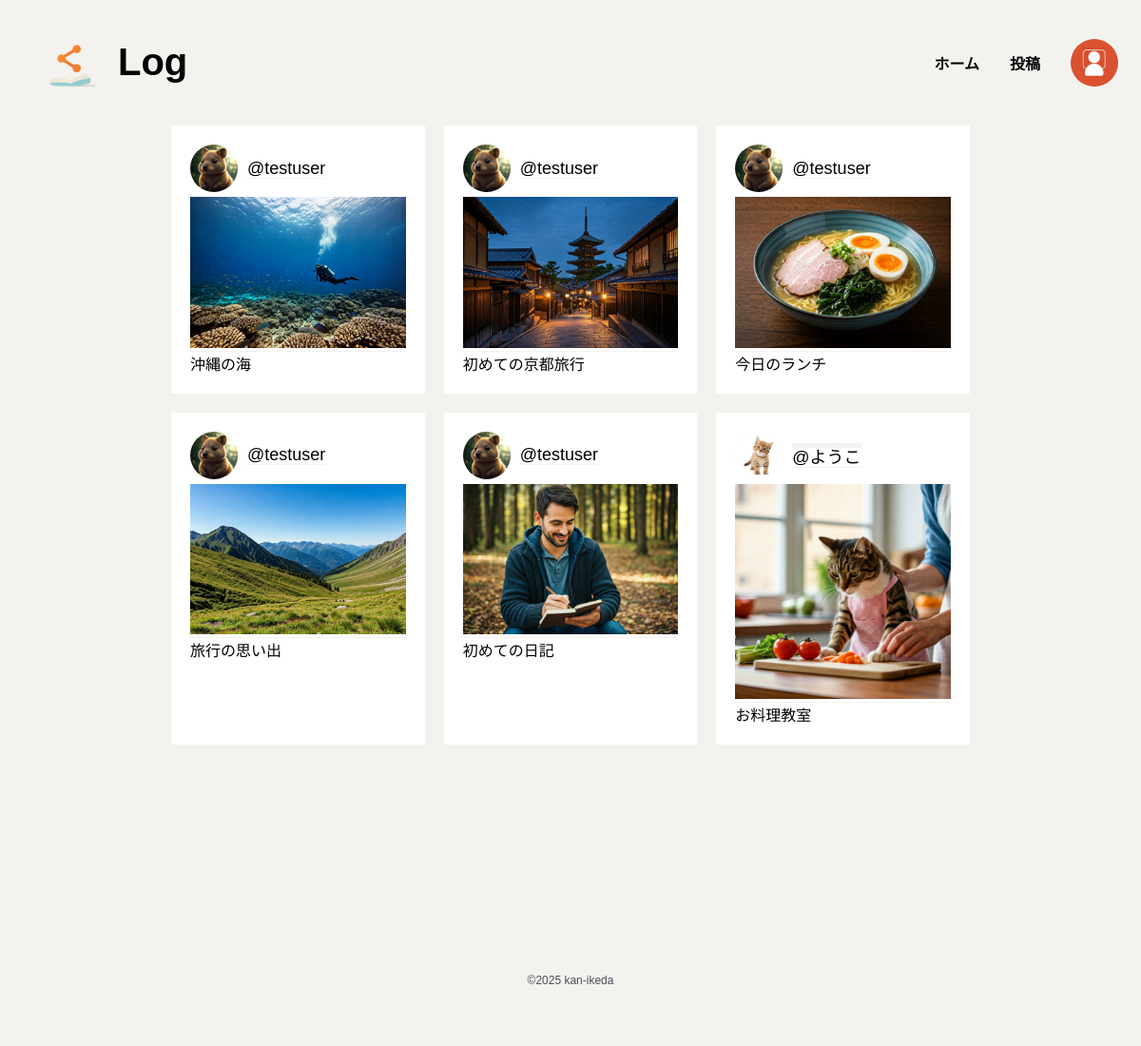
The page / on the database its author committed.
### mylog/models.py (models this page shows, shortened)
class Log(models.Model):
    title = models.CharField('タイトル', max_length=100)
    image = models.ImageField('画像', upload_to='logs/', blank=True, null=True)
    date = models.DateField('日付', auto_now_add=True)
    author = models.ForeignKey(User, on_delete=models.CASCADE, verbose_name='作者')
    content = models.TextField('内容', blank=True, null=True)
    tags = models.ManyToManyField(Tag, related_name='タグ')
    datetime = models.DateTimeField(auto_now_add=True)
    is_public = models.BooleanField(default=True)
    def truncated_title11(self, length=11):
        if len(self.title) > length:
            return self.title[:length] + "…"
        return self.title

### accounts/models.py (models this page shows, shortened)
class Profile(models.Model):
    user = models.OneToOneField(User, on_delete=models.CASCADE)
    bio = models.TextField(max_length=500, blank=True)
    birth_date = models.DateField(null=True, blank=True)
    avatar = models.ImageField(upload_to='avatars/', null=True, blank=True)

### mylog/views.py (the view)
# urls.py: path('',views.LogListView.as_view(), name='log_list'), #ホーム（日記一覧）
class LogListView(ListView):
    model = Log
    template_name = 'mylog/log_list.html'
    context_object_name = 'logs'
    ordering = ['-datetime']
    def get_queryset(self):
        return Log.objects.filter(is_public=True).order_by('-datetime')

### templates/mylog/log_list.html (shortened to what this page needs)
{% extends 'base.html' %}
{% load static %}
{% block extra_css %}
<link rel="stylesheet" type="text/css" href="{% static 'css/log_list.css' %}">
{% endblock %}
{% block content %}
<div class="body">
    {% for log in logs %}
    <div class="logs">
        <div class="logs_area bg-w">
            <div class="log bg-w">
                <div class="user_id_icon bg-w">
                    <div class="user_icon bg-w">
                        {% if log.author.profile.avatar %}
                            <img src="{{ log.author.profile.avatar.url }}" alt="ユーザーアイコン">
                        {% else %}
                            <img src="{% static 'images/user_ikon.png' %}" alt="デフォルトユーザーアイコン">
                        {% endif %}
                    </div>
                    <div class="user_name">
                        <a href="{% url 'mylog:log_detail' log.pk %}" class="bg-w">
                            @{{ log.author}}
                        </a>
                    </div>
                </div>
                {% if log.image %}
                    <div class="log_img">
                        <a href="{% url 'mylog:log_detail' log.pk %}" class="bg-w">
                            <img src="{{ log.image.url }}" alt="投稿画像">
                        </a>
                    </div>
                {% else %}
                    <div class="log_img bg-w">
                        <a href="{% url 'mylog:log_detail' log.pk %}" class="bg-w">
                            <img src="{% static 'images/NoImage.jpg' %}" alt="投稿画像">
                        </a>
                    </div>
                {% endif %}
                <div class="title_user bg-w">
                    <div class="log_title bg-w">
                        <a href="{% url 'mylog:log_detail' log.pk %}" class="bg-w">
                            {{ log.truncated_title11 }}
                        </a>
                    </div>
                </div>
            </div>
        </div>
    </div>
    {% endfor %}
</div>
{% endblock %}

### templates/base.html (shortened to what this page needs)
<!DOCTYPE html>
{% load static %}
<html lang="ja">
<head>
    <link rel="stylesheet" type="text/css" href="{% static 'css/base.css' %}">
    {% block extra_css %}
    {% endblock %}
</head>
<body>
    <header>
        <div class="header-logo">
            <img src="{% static 'images/logo.png'%}" alt="アイコン">
            <h1>Log</h1>
        </div>
        <div>
            <ul class="header_list">
                <li><a href="{% url 'mylog:log_list'%}">ホーム</a></li>
                <li><a href="{% url 'mylog:log_create'%}">投稿</a></li>
                <li>
                    <div class="user_icon">
                        {% if user.is_authenticated %}
                            {% if user.profile.avatar %}
                                <a href="{% url 'mylog:mypage' %}"><img src="{{ user.profile.avatar.url }}" alt="アイコン"></a>
                            {% else %}
                                <a href="{% url 'mylog:mypage' %}"><img src="{% static 'images/user_ikon.jpg'%}" alt="デフォルトアイコン"></a>
                            {% endif %}
                        {% else %}
                            <a href="{% url 'mylog:mypage' %}"><img src="{% static 'images/user_ikon.jpg'%}" alt="デフォルトアイコン"></a>
                        {% endif %}
                    </div>
                </li>
            </ul>
        </div>
    </header>
    <div class="bodybody">
    {% block content %}{% endblock %}
    </div>
    <footer>
        <p>©2025 kan-ikeda</p>
    </footer>
</body>
</html>

### static/css/base.css (style rules this page uses)
* { background-color: #F4F2EF; color: black; text-align: center; }
body { font-family: sans-serif; margin: 0; }
header { display: flex; padding: 16px 24px; justify-content: space-between; align-items: center; }
a { text-decoration: none; }
.header-logo { display: flex; font-weight: bold; font-size: 20px; }
.header_list { display: flex; align-items: center; gap: 32px; font-size: 16px; font-weight: bold; }
img { width: 100px; height: 100px; }
ul { padding-left: 0; }
li { list-style: none; }
.user_icon img { width: 50px; height: 50px; border-radius: 50%; }
.bg-w { background-color: #fff; }
footer { padding: 50px 0; margin: 30px 0 0 0; }
footer p { font-size: 12px; color: #495057; }
.bodybody { min-height: 100vh; }

### static/css/log_list.css (style rules this page uses)
.body { width: 70%; margin: 0 auto; display: grid; grid-template-columns: repeat(3, 1fr); gap: 20px; }
.logs { display: flex; background-color: #fff; }
.log { width: 100%; height: auto; background-color: #fff; }
.title_user { display: flex; justify-content: space-between; background-color: #fff; }
.logs_area { margin: 20px; }
.log_img img { width: 100%; height: auto; }
.user_id_icon { display: flex; align-items: center; margin: 0 0 5px 0; }
.user_name { margin: 0 0 0 10px; font-size: 18px; }
.user_icon img { display: block; }

### rows shown on the page
Log: author.profile.avatar (picture), author "testuser", image (picture), truncated_title11 "沖縄の海"
Log: author.profile.avatar (picture), author "testuser", image (picture), truncated_title11 "初めての京都旅行"
Log: author.profile.avatar (picture), author "testuser", image (picture), truncated_title11 "今日のランチ"
Log: author.profile.avatar (picture), author "testuser", image (picture), truncated_title11 "旅行の思い出"
Log: author.profile.avatar (picture), author "testuser", image (picture), truncated_title11 "初めての日記"
Log: author.profile.avatar (picture), author "ようこ", image (picture), truncated_title11 "お料理教室"
